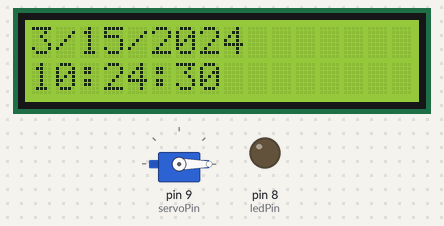
Simulated run of this sketch. Board: Arduino Uno, built with avr-gcc and run on an emulated ATmega328P. On the bench: 16×2 character LCD, servo, output pins drawn as LEDs (lit = HIGH). The local clock reads 2024-03-15 10:24:30 at power-on unless the sketch sets it.

Above: at 0.1 s.
At 4.1 s:
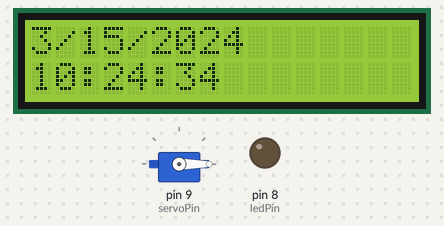
At 9.1 s:
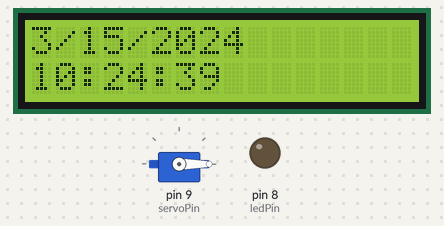
At 18.1 s:
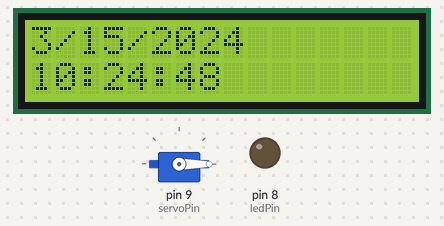
At 27.1 s:
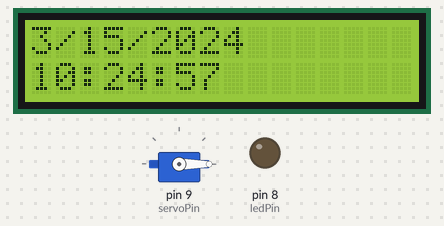
At 38.1 s:
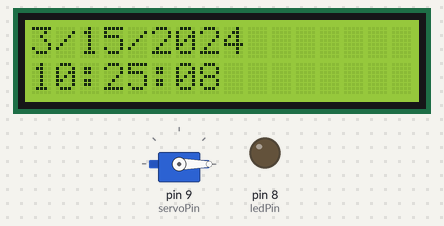

Measured:
- what the display in image 1 shows lasts 1.1 s, from 4.0 s to 5.1 s

The sketch:

rtc_servo_updated.ino
```cpp
#include <Wire.h>
#include <LiquidCrystal_I2C.h>
#include <RTClib.h>
#include <Servo.h>

RTC_DS3231 rtc;
LiquidCrystal_I2C lcd(0x27, 16, 2);
Servo pillServo;

// Alarm times (hour, minute) - adjust as needed
const int alarmTimes[][3] = {
  {12, 54},
  {23, 55},
  {23, 56},
  {23, 54}
};

// Pins
const int buzzerPin = 7;
const int ledPin = 8;
const int buttonPin = 2;
const int servoPin = 9;

// Servo angles for each alarm
int servoAngles[3] = {0, 60, 180};

// Flags
bool alarmActive[3] = {false, false, false};
bool alarmDismissed[3] = {false, false, false};
bool servoOpened[3] = {false, false, false};  // Track if servo already rotated

void setup() {
  Wire.begin();
  lcd.init();
  lcd.backlight();

  pinMode(buzzerPin, OUTPUT);
  pinMode(ledPin, OUTPUT);
  pinMode(buttonPin, INPUT_PULLUP); // Internal pull-up

  digitalWrite(buzzerPin, LOW);
  digitalWrite(ledPin, LOW);

  pillServo.attach(servoPin);
  pillServo.write(0);  // Initial position

  Serial.begin(9600);
  if (!rtc.begin()) {
    Serial.println("Couldn't find RTC");
    while (1);
  }

  if (rtc.lostPower()) {
    Serial.println("RTC lost power, setting time.");
    rtc.adjust(DateTime(F(__DATE__), F(__TIME__)));  // Set current time ONCE
  }

  // Optional: set manually once, then comment it out
  // rtc.adjust(DateTime(2025, 4, 11, 21, 40, 0));
}

void loop() {
  DateTime now = rtc.now();
  int hour = now.hour();
  int minute = now.minute();
  int second = now.second();

  // Check for active alarm
  for (int i = 0; i < 3; i++) {
    if (hour == alarmTimes[i][0] && minute == alarmTimes[i][1] && !alarmDismissed[i]) {
      alarmActive[i] = true;
    }
  }

  // Trigger alarm behavior
  for (int i = 0; i < 3; i++) {
    if (alarmActive[i] && !alarmDismissed[i]) {
      lcd.clear();
      lcd.setCursor(0, 0);
      lcd.print("** Reminder **");
      lcd.setCursor(0, 1);
      lcd.print("Take medicine!");

      digitalWrite(ledPin, HIGH);
      tone(buzzerPin, 1000);

      // Rotate servo to proper compartment if not already done
      if (!servoOpened[i]) {
        pillServo.write(servoAngles[i]);  // Rotate to 0°, 120°, or 240°
        delay(1000);  // Wait for pill to drop
        servoOpened[i] = true;
      }

      // Wait for button press to dismiss
      if (digitalRead(buttonPin) == LOW) {
        alarmDismissed[i] = true;
        alarmActive[i] = false;
        noTone(buzzerPin);
        digitalWrite(ledPin, LOW);
        lcd.clear();
        lcd.setCursor(0, 0);
        lcd.print("Alarm Stopped");
        delay(2000);
      }

      break;  // Handle one alarm at a time
    }
  }

  // Normal display mode
  if (!alarmActive[0] && !alarmActive[1] && !alarmActive[2]) {
    lcd.setCursor(0, 0);
    lcd.print(now.month()); lcd.print("/");
    lcd.print(now.day()); lcd.print("/");
    lcd.print(now.year());

    lcd.setCursor(0, 1);
    if (hour < 10) lcd.print(" ");
    lcd.print(hour); lcd.print(":");
    if (minute < 10) lcd.print("0");
    lcd.print(minute); lcd.print(":");
    if (second < 10) lcd.print("0");
    lcd.print(second);

    // Reset alarms and servoOpen flags for the next day
    for (int i = 0; i < 3; i++) {
      if (minute != alarmTimes[i][1]) {
        alarmDismissed[i] = false;
        servoOpened[i] = false;
      }
    }

    noTone(buzzerPin);
    digitalWrite(ledPin, LOW);
  }

  delay(200);
}
```
